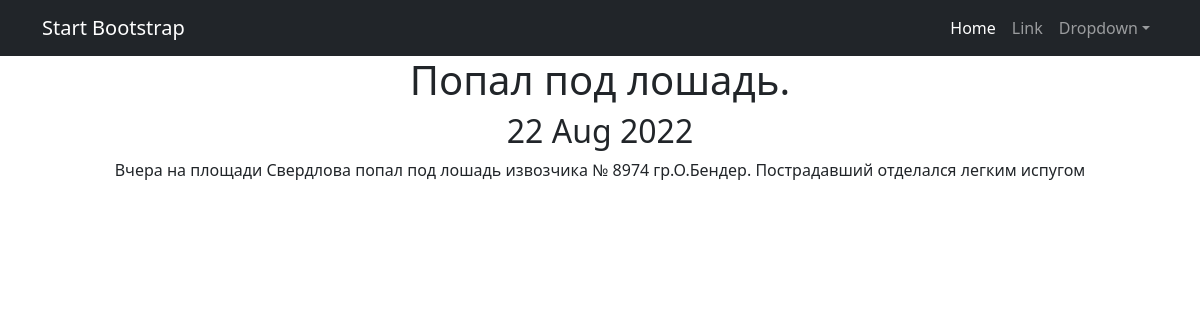
The page /news/1 on the database as committed earlier.
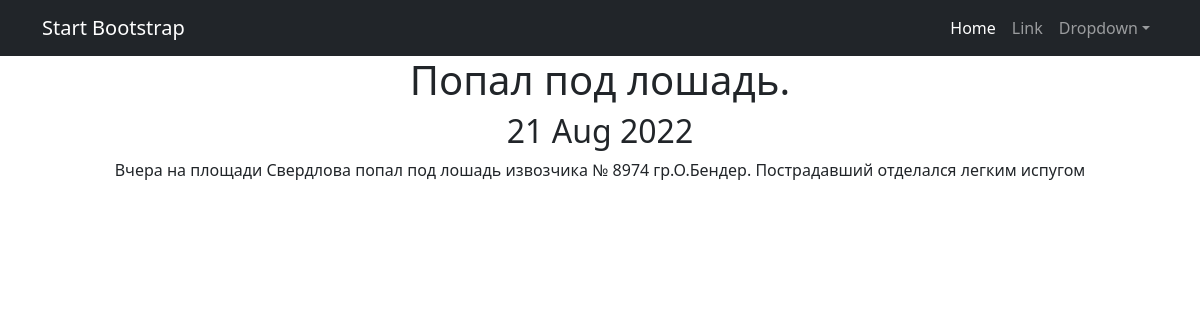
The same page on the database as committed later.
### news/models.py (models this page shows, shortened)
class Post(models.Model):                                                                   # Модель 3
    author = models.ForeignKey(Author, on_delete=models.CASCADE)                            # - связь "один ко многим" с моделью Author
    article_or_new = models.CharField(max_length=3, choices=POSITIONS, default=article)     # ART - статья; NEW - новость
    title = models.CharField(max_length=255)                                                # Заголовок статьи или новости
    text_body = models.TextField(default='No text')                                         # Текст статьи или новости
    date_time_post = models.DateTimeField(auto_now_add=True)                                # Дата и время СОЗДАНИЯ записи
    rating_article_or_new = models.FloatField(default=0.0)                                  # Рейтинг статьи или новости
    category = models.ManyToManyField(Category, through='PostCategory')                     # - связь "многие ко многим" с моделью Category (через модель PostCategory)

### news/views.py (the view)
# urls.py: path('<int:pk>', NewDetail.as_view()),
class NewDetail(DetailView):
    model = Post
    template_name = 'new.html'
    context_object_name = 'new'

### templates/new.html (shortened to what this page needs)
{% extends 'flatpages/default.html' %}
{% block content %}
<h1>{{ new.title }}</h1>
<h2>{{ new.date_time_post | date:'d M Y'  }}</h2>
<p>{{ new.text_body}}</p>
{% endblock content %}

Rows that differ between the two databases and show on the page:
changed Post "Попал под лошадь.": date_time_post "22 Aug 2022" → "21 Aug 2022"
